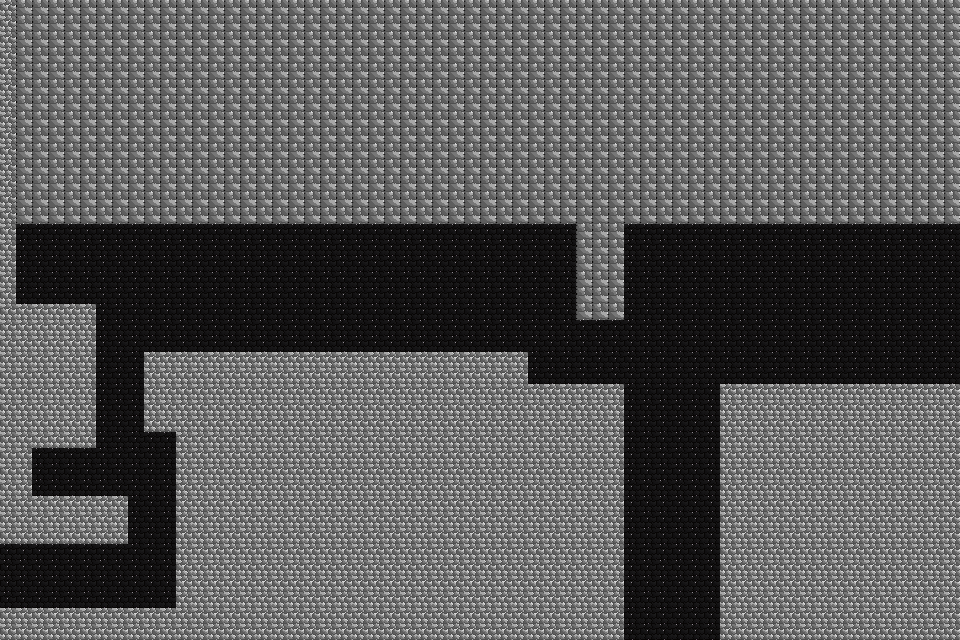

A level layout from a 2D game, rendered from its tile map. Below: a short description, then the map file with tile-grid data replaced by summaries:
An orthogonal 60x40 tile map with 16x16 px tiles, 2 tile layers (Tile Layer 0, Ground), 2 tilesets and 17 objects (2x teleportZone, platformSwitch, pushableObject).

<map version="1.0" tiledversion="1.1.6" orientation="orthogonal" renderorder="right-down" width="60" height="40" tilewidth="16" tileheight="16" infinite="0" nextobjectid="38">
 <tileset firstgid="1" name="TempleEntrance1" tilewidth="16" tileheight="16" tilecount="1400" columns="40">
  <image source="../res/sprites/TempleEntrance1.png" width="640" height="560" />
 </tileset>
 <tileset firstgid="1401" name="TempleEntrance1" tilewidth="16" tileheight="16" tilecount="1400" columns="40">
  <image source="../res/sprites/TempleEntrance1.png" width="640" height="560" />
 </tileset>
 <layer name="Tile Layer 0" width="60" height="40">
  <properties>
   <property name="zdistance" type="float" value="0.7" />
  </properties>
  <data>[2400 cells, 2400 non-empty, 1 distinct tile ids]</data>
 </layer>
 <layer name="Ground" width="60" height="40">
  <data>[2400 cells, 1711 non-empty, 2 distinct tile ids]</data>
 </layer>
 <objectgroup name="CollisionLayer">
  <object id="1" x="176" y="352" width="352" height="288" />
  <object id="5" x="528" y="384" width="96" height="256" />
  <object id="13" x="720" y="383.5" width="337.333" height="256.5" />
  <object id="16" x="0" y="304" width="96" height="144" />
  <object id="19" x="-32" y="608" width="208" height="32" />
  <object id="24" x="-0.666667" y="-1.33333" width="16.6667" height="305.333" />
  <object id="27" x="16" y="-16" width="960" height="240" />
  <object id="28" x="576" y="224" width="48" height="96" />
  <object id="33" x="0" y="496" width="128" height="48" />
  <object id="34" x="144" y="352" width="32" height="80" />
  <object id="35" x="0" y="448" width="32" height="48" />
 </objectgroup>
 <objectgroup name="Enemies">
  <object id="8" x="400" y="266.667" width="47.9997" height="84.6667">
   <properties>
    <property name="type" value="golem" />
   </properties>
  </object>
  <object id="23" x="840" y="297" width="47.9997" height="84.6667">
   <properties>
    <property name="switch" value="golemtest" />
    <property name="type" value="golem" />
   </properties>
  </object>
 </objectgroup>
 <objectgroup name="Zones">
  <object id="10" type="teleportZone" x="966.667" y="-156" width="144" height="856">
   <properties>
    <property name="destinationLevel" value="temple-room-2" />
    <property name="destinationX" type="float" value="0" />
    <property name="destinationY" type="float" value="555" />
   </properties>
  </object>
  <object id="37" type="teleportZone" x="-96" y="-16" width="80" height="768">
   <properties>
    <property name="destinationLevel" value="temple-entrance-3" />
    <property name="destinationX" value="1138" />
    <property name="destinationY" value="433" />
   </properties>
  </object>
 </objectgroup>
 <objectgroup name="GameObjects">
  <object id="14" type="platformSwitch" x="624" y="384" width="96" height="16">
   <properties>
    <property name="activatesSwitch" value="golemtest" />
   </properties>
  </object>
  <object id="32" type="pushableObject" x="576" y="344" width="47" height="41" />
 </objectgroup>
</map>
